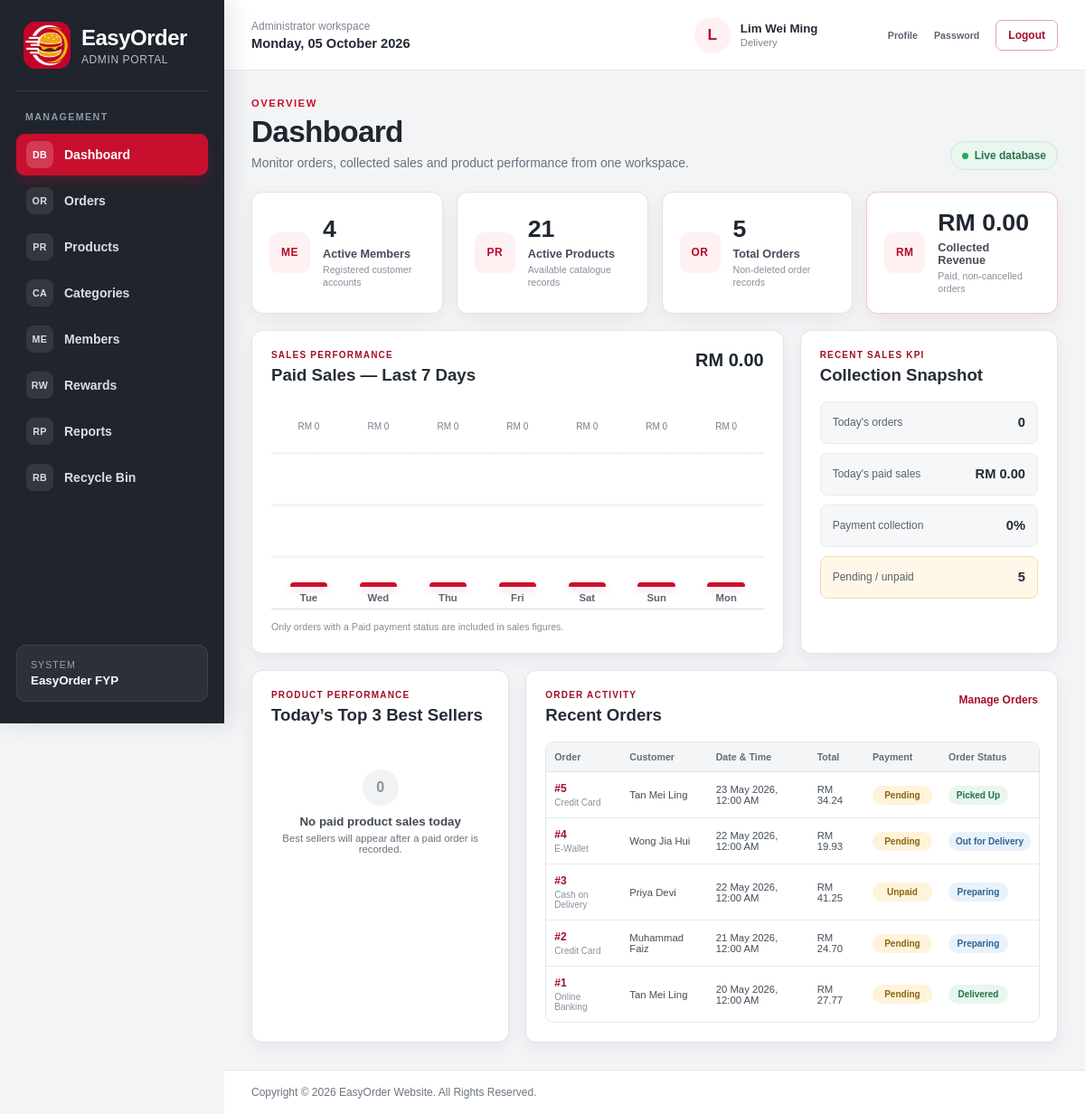
The app's page /admin_dashboard.php (signed in) with its own data.
### tables this page shows
CREATE TABLE `staff` (
  `staff_id` char(5) NOT NULL,
  `staff_name` varchar(100) NOT NULL,
  `staff_role` varchar(20) NOT NULL,
  `staff_email` varchar(100) NOT NULL,
  `staff_phone` varchar(15) NOT NULL,
  `staff_password` varchar(50) NOT NULL,
  `staff_isDelete` int(1) NOT NULL DEFAULT 0
);

CREATE TABLE `orders` (
  `order_id` int(11) NOT NULL,
  `order_member` int(11) NOT NULL,
  `order_date` datetime NOT NULL,
  `order_total` decimal(7,2) NOT NULL,
  `order_payment` varchar(20) NOT NULL,
  `order_payment_status` varchar(20) NOT NULL DEFAULT 'Pending',
  `order_delivery` varchar(5) NOT NULL,
  `order_address` varchar(255) NOT NULL,
  `order_status` varchar(20) NOT NULL,
  `order_isDelete` int(1) NOT NULL DEFAULT 0
);

CREATE TABLE `member` (
  `member_id` int(11) NOT NULL,
  `member_name` varchar(100) NOT NULL,
  `member_email` varchar(100) NOT NULL,
  `member_password` varchar(255) NOT NULL,
  `member_phone` varchar(15) NOT NULL,
  `member_gender` varchar(10) NOT NULL,
  `member_dob` date NOT NULL,
  `member_address` varchar(140) NOT NULL DEFAULT '',
  `member_state` varchar(30) NOT NULL,
  `member_city` varchar(50) NOT NULL,
  `member_postcode` char(5) NOT NULL,
  `member_points` int(6) NOT NULL DEFAULT 0,
  `member_joindate` date NOT NULL,
  `member_isDelete` int(1) NOT NULL DEFAULT 0
);

### admin_dashboard.php (the view, shortened to what this page needs)
<?php
include("dataconnection.php");
require_once("admin_shell.php");
function easyorder_dashboard_scalar($connect,$sql,$column,$fallback=0)
{
	$result = mysqli_query($connect,$sql);
	if($result && ($row = mysqli_fetch_assoc($result)))
	{
		return $row[$column];
	}
	return $fallback;
}
function easyorder_dashboard_rows($connect,$sql)
{
	$rows = array();
	$result = mysqli_query($connect,$sql);
	if($result)
	{
		while($row = mysqli_fetch_assoc($result))
		{
			$rows[] = $row;
		}
	}
	return $rows;
}
function easyorder_dashboard_status_class($status)
{
	$normalized = strtolower(trim((string)$status));
	if(in_array($normalized,array("paid","delivered","completed","picked up"),true))
	{
		return "status-success";
	}
	if(in_array($normalized,array("preparing","out for delivery","processing"),true))
	{
		return "status-info";
	}
	return "status-warning";
}
$total_members = (int)easyorder_dashboard_scalar($connect,"SELECT COUNT(*) AS total FROM member WHERE member_isDelete=0","total");
$total_products = (int)easyorder_dashboard_scalar($connect,"SELECT COUNT(*) AS total FROM product WHERE product_isDelete=0","total");
$total_orders = (int)easyorder_dashboard_scalar($connect,"SELECT COUNT(*) AS total FROM orders WHERE order_isDelete=0","total");
$total_revenue = (float)easyorder_dashboard_scalar($connect,"SELECT COALESCE(SUM(order_total),0) AS total FROM orders WHERE order_isDelete=0 AND LOWER(order_payment_status)='paid' AND LOWER(order_status)<>'cancelled'","total",0);
$today_orders = (int)easyorder_dashboard_scalar($connect,"SELECT COUNT(*) AS total FROM orders WHERE order_isDelete=0 AND DATE(order_date)=CURDATE()","total");
$today_sales = (float)easyorder_dashboard_scalar($connect,"SELECT COALESCE(SUM(order_total),0) AS total FROM orders WHERE order_isDelete=0 AND DATE(order_date)=CURDATE() AND LOWER(order_payment_status)='paid' AND LOWER(order_status)<>'cancelled'","total",0);
$seven_day_sales = (float)easyorder_dashboard_scalar($connect,"SELECT COALESCE(SUM(order_total),0) AS total FROM orders WHERE order_isDelete=0 AND order_date>=DATE_SUB(CURDATE(),INTERVAL 6 DAY) AND LOWER(order_payment_status)='paid' AND LOWER(order_status)<>'cancelled'","total",0);
$uncollected_payments = (int)easyorder_dashboard_scalar($connect,"SELECT COUNT(*) AS total FROM orders WHERE order_isDelete=0 AND LOWER(order_status)<>'cancelled' AND LOWER(order_payment_status) IN ('pending','unpaid')","total");
$eligible_orders = (int)easyorder_dashboard_scalar($connect,"SELECT COUNT(*) AS total FROM orders WHERE order_isDelete=0 AND LOWER(order_status)<>'cancelled'","total");
$paid_orders = (int)easyorder_dashboard_scalar($connect,"SELECT COUNT(*) AS total FROM orders WHERE order_isDelete=0 AND LOWER(order_status)<>'cancelled' AND LOWER(order_payment_status)='paid'","total");
$collection_rate = $eligible_orders>0 ? round(($paid_orders/$eligible_orders)*100) : 0;
$sales_by_date = array();
$sales_chart = array();
for($day_offset=6;$day_offset>=0;$day_offset--)
{
	$date_key = date("Y-m-d",strtotime("-".$day_offset." days"));
	$sales_chart[] = array(
		"date"=>$date_key,
		"label"=>date("D",strtotime($date_key)),
		"value"=>$sales_by_date[$date_key] ?? 0
	);
}
$max_chart_sales = max(array_column($sales_chart,"value"));
$top_products = easyorder_dashboard_rows($connect,"SELECT oi.item_name,SUM(oi.item_qty) AS units_sold,SUM(oi.item_subtotal) AS sales_total FROM order_items oi INNER JOIN orders o ON o.order_id=oi.item_order WHERE o.order_isDelete=0 AND DATE(o.order_date)=CURDATE() AND LOWER(o.order_payment_status)='paid' AND LOWER(o.order_status)<>'cancelled' GROUP BY oi.item_product,oi.item_name ORDER BY units_sold DESC,sales_total DESC LIMIT 3");
$recent_orders = easyorder_dashboard_rows($connect,"SELECT o.order_id,o.order_date,o.order_total,o.order_payment,o.order_payment_status,o.order_status,m.member_name FROM orders o INNER JOIN member m ON m.member_id=o.order_member WHERE o.order_isDelete=0 ORDER BY o.order_date DESC,o.order_id DESC LIMIT 6");
?>
<!DOCTYPE html>
<html lang="en">
<head>
<link rel="stylesheet" href="style.css">
<link rel="stylesheet" href="admin_style.css">
</head>
<body class="admin-body">
<?php easyorder_admin_shell_start("admin_dashboard.php"); ?>
<section class="admin-page-heading">
	<div>
		<p class="admin-eyebrow">OVERVIEW</p>
		<h1>Dashboard</h1>
		<p>Monitor orders, collected sales and product performance from one workspace.</p>
	</div>
	<span class="admin-live-indicator"><i></i> Live database</span>
</section>
<section class="admin-stat-grid" aria-label="EasyOrder overview statistics">
	<article class="admin-stat-card">
		<span class="admin-stat-icon">ME</span>
		<div><strong><?php echo $total_members; ?></strong><span>Active Members</span><small>Registered customer accounts</small></div>
	</article>
	<article class="admin-stat-card">
		<span class="admin-stat-icon">PR</span>
		<div><strong><?php echo $total_products; ?></strong><span>Active Products</span><small>Available catalogue records</small></div>
	</article>
	<article class="admin-stat-card">
		<span class="admin-stat-icon">OR</span>
		<div><strong><?php echo $total_orders; ?></strong><span>Total Orders</span><small>Non-deleted order records</small></div>
	</article>
	<article class="admin-stat-card accent">
		<span class="admin-stat-icon">RM</span>
		<div><strong>RM <?php echo number_format($total_revenue,2); ?></strong><span>Collected Revenue</span><small>Paid, non-cancelled orders</small></div>
	</article>
</section>
<section class="admin-dashboard-grid">
	<article class="admin-panel admin-sales-panel">
		<header class="admin-panel-heading">
			<div><p>SALES PERFORMANCE</p><h2>Paid Sales — Last 7 Days</h2></div>
			<strong>RM <?php echo number_format($seven_day_sales,2); ?></strong>
		</header>
		<div class="admin-bar-chart" role="img" aria-label="Paid sales totals for the last seven days">
			<?php foreach($sales_chart as $chart_day): ?>
				<?php $bar_height = $max_chart_sales>0 ? max(5,round(($chart_day["value"]/$max_chart_sales)*100)) : 3; ?>
				<div class="admin-chart-column" title="<?php echo htmlspecialchars(date("d M Y",strtotime($chart_day["date"])),ENT_QUOTES,"UTF-8"); ?>: RM <?php echo number_format($chart_day["value"],2); ?>">
					<span class="admin-chart-value">RM <?php echo number_format($chart_day["value"],0); ?></span>
					<span class="admin-chart-bar" style="height:<?php echo (int)$bar_height; ?>%;"></span>
					<strong><?php echo htmlspecialchars($chart_day["label"],ENT_QUOTES,"UTF-8"); ?></strong>
				</div>
			<?php endforeach; ?>
		</div>
		<p class="admin-panel-note">Only orders with a Paid payment status are included in sales figures.</p>
	</article>
	<article class="admin-panel admin-kpi-panel">
		<header class="admin-panel-heading"><div><p>RECENT SALES KPI</p><h2>Collection Snapshot</h2></div></header>
		<div class="admin-kpi-list">
			<div><span>Today's orders</span><strong><?php echo $today_orders; ?></strong></div>
			<div><span>Today's paid sales</span><strong>RM <?php echo number_format($today_sales,2); ?></strong></div>
			<div><span>Payment collection</span><strong><?php echo $collection_rate; ?>%</strong></div>
			<div class="attention"><span>Pending / unpaid</span><strong><?php echo $uncollected_payments; ?></strong></div>
		</div>
	</article>
	<article class="admin-panel admin-best-seller-panel">
		<header class="admin-panel-heading"><div><p>PRODUCT PERFORMANCE</p><h2>Today’s Top 3 Best Sellers</h2></div></header>
		<?php if(count($top_products)>0): ?>
			<ol class="admin-best-seller-list">
				<?php foreach($top_products as $index=>$product): ?>
					<li>
						<span class="admin-rank"><?php echo $index+1; ?></span>
						<div><strong><?php echo htmlspecialchars($product["item_name"],ENT_QUOTES,"UTF-8"); ?></strong><small><?php echo (int)$product["units_sold"]; ?> unit<?php echo (int)$product["units_sold"]===1 ? "" : "s"; ?> sold</small></div>
						<b>RM <?php echo number_format($product["sales_total"],2); ?></b>
					</li>
				<?php endforeach; ?>
			</ol>
		<?php else: ?>
			<div class="admin-empty-state"><span>0</span><strong>No paid product sales today</strong><p>Best sellers will appear after a paid order is recorded.</p></div>
		<?php endif; ?>
	</article>
	<article class="admin-panel admin-recent-orders-panel">
		<header class="admin-panel-heading">
			<div><p>ORDER ACTIVITY</p><h2>Recent Orders</h2></div>
			<a href="admin_order.php">Manage Orders</a>
		</header>
		<?php if(count($recent_orders)>0): ?>
			<div class="admin-table-wrap">
				<table class="admin-dashboard-table">
					<thead><tr><th>Order</th><th>Customer</th><th>Date &amp; Time</th><th>Total</th><th>Payment</th><th>Order Status</th></tr></thead>
					<tbody>
					<?php foreach($recent_orders as $order): ?>
						<tr>
							<td><a class="admin-order-number" href="admin_order_details.php?order_id=<?php echo (int)$order["order_id"]; ?>">#<?php echo (int)$order["order_id"]; ?></a><small><?php echo htmlspecialchars($order["order_payment"],ENT_QUOTES,"UTF-8"); ?></small></td>
							<td><?php echo htmlspecialchars($order["member_name"],ENT_QUOTES,"UTF-8"); ?></td>
							<td><?php echo htmlspecialchars(date("d M Y, h:i A",strtotime($order["order_date"])),ENT_QUOTES,"UTF-8"); ?></td>
							<td>RM <?php echo number_format($order["order_total"],2); ?></td>
							<td><span class="admin-status-badge <?php echo easyorder_dashboard_status_class($order["order_payment_status"]); ?>"><?php echo htmlspecialchars($order["order_payment_status"],ENT_QUOTES,"UTF-8"); ?></span></td>
							<td><span class="admin-status-badge <?php echo easyorder_dashboard_status_class($order["order_status"]); ?>"><?php echo htmlspecialchars($order["order_status"],ENT_QUOTES,"UTF-8"); ?></span></td>
						</tr>
					<?php endforeach; ?>
					</tbody>
				</table>
			</div>
		<?php else: ?>
			<div class="admin-empty-state"><span>0</span><strong>No orders yet</strong><p>New customer orders will appear here.</p></div>
		<?php endif; ?>
	</article>
</section>
<?php easyorder_admin_shell_end(); ?>
</body>
</html>

### admin_shell.php (shortened to what this page needs)
<?php
if(!function_exists("easyorder_admin_shell_start"))
{
	function easyorder_admin_shell_start($active_page="")
	{
		global $connect;
		$admin_name = $_SESSION["admin_name"] ?? "Administrator";
		$admin_role = $_SESSION["admin_role"] ?? "Staff";
		if($connect && isset($_SESSION["admin_id"]))
		{
			$identity_stmt = mysqli_prepare($connect,"SELECT staff_name,staff_role FROM staff WHERE staff_id=? AND staff_isDelete=0 LIMIT 1");
			if($identity_stmt)
			{
				mysqli_stmt_bind_param($identity_stmt,"s",$_SESSION["admin_id"]);
				if(mysqli_stmt_execute($identity_stmt))
				{
					$identity_result = mysqli_stmt_get_result($identity_stmt);
					if($identity_row = mysqli_fetch_assoc($identity_result))
					{
						$admin_name = $identity_row["staff_name"];
						$admin_role = $identity_row["staff_role"];
					}
				}
			}
		}
		$navigation = array(
			array("page"=>"admin_dashboard.php","label"=>"Dashboard","icon"=>"DB"),
			array("page"=>"admin_order.php","label"=>"Orders","icon"=>"OR"),
			array("page"=>"admin_product.php","label"=>"Products","icon"=>"PR"),
			array("page"=>"admin_category.php","label"=>"Categories","icon"=>"CA"),
			array("page"=>"admin_member.php","label"=>"Members","icon"=>"ME"),
			array("page"=>"admin_reward.php","label"=>"Rewards","icon"=>"RW"),
			array("page"=>"admin_report.php","label"=>"Reports","icon"=>"RP"),
			array("page"=>"admin_restore.php","label"=>"Recycle Bin","icon"=>"RB")
		);
		$display_admin_role = $admin_role==="Manager" ? "Super Admin" : $admin_role;
		?>
		<div class="admin-app-shell">
			<aside class="admin-sidebar" aria-label="Administrator navigation">
				<a class="admin-brand" href="admin_dashboard.php" aria-label="EasyOrder administrator dashboard">
					<img src="image/logo.png" width="52" height="52" alt="EasyOrder logo">
					<span><strong>EasyOrder</strong><small>Admin Portal</small></span>
				</a>
				<nav class="admin-navigation">
					<p class="admin-navigation-label">MANAGEMENT</p>
					<?php foreach($navigation as $item): ?>
						<?php $is_active = $active_page===$item["page"]; ?>
						<a href="<?php echo htmlspecialchars($item["page"],ENT_QUOTES,"UTF-8"); ?>" class="<?php echo $is_active ? "active" : ""; ?>"<?php echo $is_active ? ' aria-current="page"' : ""; ?>>
							<span class="admin-nav-icon" aria-hidden="true"><?php echo htmlspecialchars($item["icon"],ENT_QUOTES,"UTF-8"); ?></span>
							<?php echo htmlspecialchars($item["label"],ENT_QUOTES,"UTF-8"); ?>
						</a>
					<?php endforeach; ?>
				</nav>
				<div class="admin-sidebar-note">
					<span>System</span>
					<strong>EasyOrder FYP</strong>
				</div>
			</aside>
			<div class="admin-workspace">
				<header class="admin-topbar">
					<div class="admin-topbar-context">
						<span>Administrator workspace</span>
						<strong><?php echo date("l, d F Y"); ?></strong>
					</div>
					<div class="admin-account-summary">
						<span class="admin-avatar" aria-hidden="true"><?php echo htmlspecialchars(strtoupper(substr($admin_name,0,1)),ENT_QUOTES,"UTF-8"); ?></span>
						<a class="admin-account-copy" href="admin_profile.php" aria-label="Open administrator profile">
							<strong><?php echo htmlspecialchars($admin_name,ENT_QUOTES,"UTF-8"); ?></strong>
							<small><?php echo htmlspecialchars($display_admin_role,ENT_QUOTES,"UTF-8"); ?></small>
						</a>
						<div class="admin-account-actions">
							<a href="admin_profile.php">Profile</a>
							<a href="admin_change_password.php">Password</a>
						</div>
						<a class="admin-logout-link" href="logout.php" onclick="return confirm('Are you sure you want to logout?')">Logout</a>
					</div>
				</header>
				<main id="main" class="admin-main">
		<?php
	}
}
if(!function_exists("easyorder_admin_shell_end"))
{
	function easyorder_admin_shell_end()
	{
		?>
				</main>
				<footer class="admin-footer">
					<p>Copyright &copy; 2026 EasyOrder Website. All Rights Reserved.</p>
				</footer>
			</div>
		</div>
		<?php
	}
}

### style.css (style rules this page uses)
* { font-family:Arial; }
body { background-color:#FFF8F0; color:#333333; margin:0px; }
#main { width:960px; margin:auto; padding:10px 0px 20px 0px; }
th { background-color:#C8102E; color:#FFFFFF; padding:10px; }
td { padding:8px; }
footer { background-color:#2B2B2B; color:#FFFFFF; text-align:center; padding:20px 10px 20px 10px; margin-top:30px; }

### records on screen
staff: staff_name "L", staff_name "Lim Wei Ming", staff_role "Delivery"
orders: order_id "5", order_payment "Credit Card", order_member.member_name "Tan Mei Ling", order_date "23 May 2026, 12:00 AM", order_total "34.24", order_payment_status "Pending", order_status "Picked Up"
orders: order_id "4", order_payment "E-Wallet", order_member.member_name "Wong Jia Hui", order_date "22 May 2026, 12:00 AM", order_total "19.93", order_payment_status "Pending", order_status "Out for Delivery"
orders: order_id "3", order_payment "Cash on Delivery", order_member.member_name "Priya Devi", order_date "22 May 2026, 12:00 AM", order_total "41.25", order_payment_status "Unpaid", order_status "Preparing"
orders: order_id "2", order_payment "Credit Card", order_member.member_name "Muhammad Faiz", order_date "21 May 2026, 12:00 AM", order_total "24.70", order_payment_status "Pending", order_status "Preparing"
orders: order_id "1", order_payment "Online Banking", order_member.member_name "Tan Mei Ling", order_date "20 May 2026, 12:00 AM", order_total "27.77", order_payment_status "Pending", order_status "Delivered"

### other values on screen
$item["icon"] "DB"
$item["label"] "Dashboard"
$item["icon"] "OR"
$item["label"] "Orders"
$item["icon"] "PR"
$item["label"] "Products"
$item["icon"] "CA"
$item["label"] "Categories"
$item["icon"] "ME"
$item["label"] "Members"
$item["icon"] "RW"
$item["label"] "Rewards"
$item["icon"] "RP"
$item["label"] "Reports"
$item["icon"] "RB"
